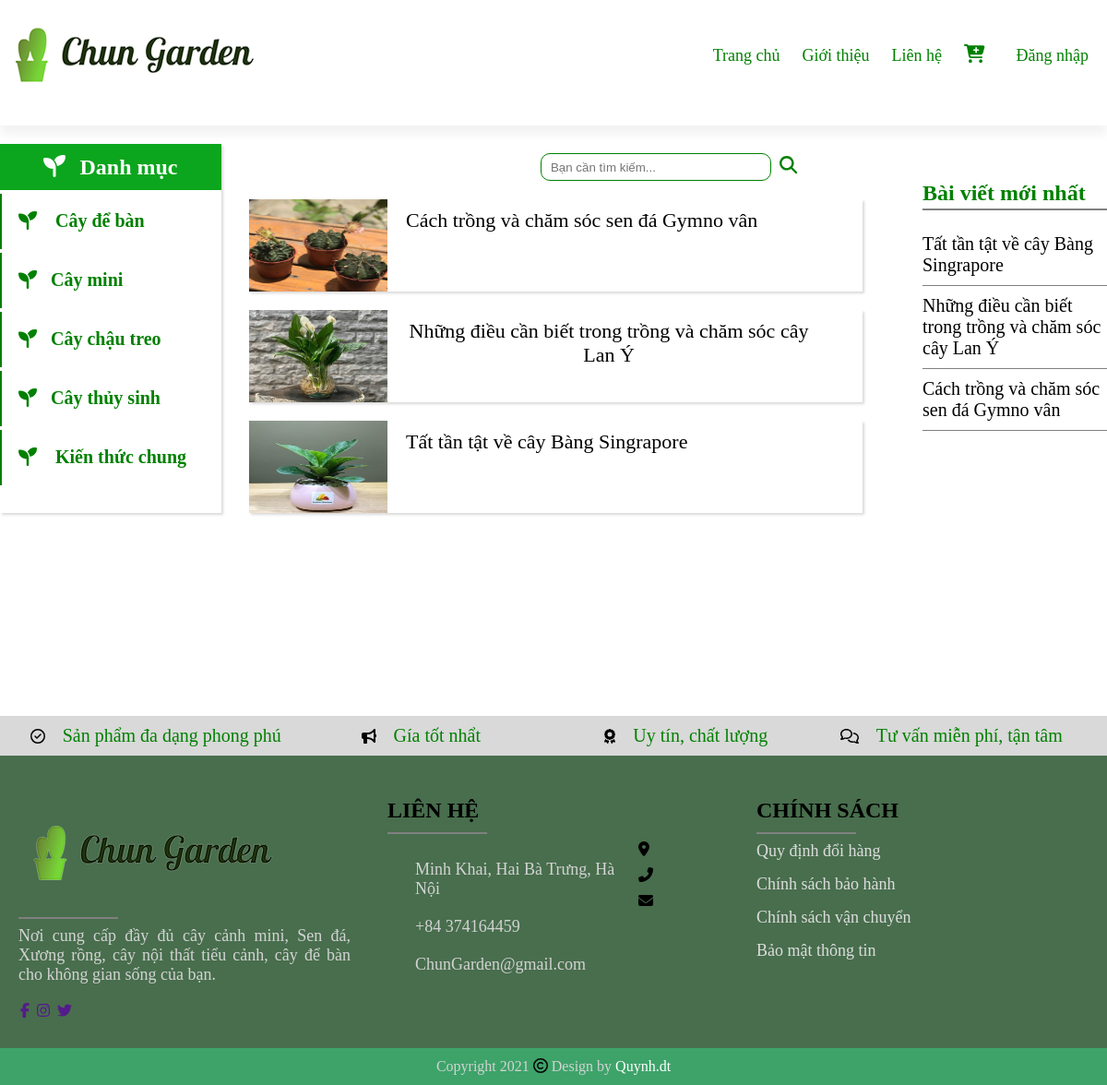
Page /customer/modules/post/list.php on the committed database.
### tables this page shows
CREATE TABLE `post` (
  `id_Post` int(11) NOT NULL,
  `date_post` timestamp NOT NULL DEFAULT current_timestamp() ON UPDATE current_timestamp(),
  `pic` varchar(255) NOT NULL,
  `title` varchar(255) DEFAULT NULL,
  `body` text NOT NULL,
  `status_post` tinyint(1) NOT NULL
);

### customer/modules/post/list.php (the view, shortened to what this page needs)
<?php
require_once ('layout/headerCus.php');
?>
<?php
$sql="SELECT id_Post,date_post,pic,title,body FROM Post WHERE status_post=0";
$result=mysqli_query($conn,$sql);
?>
<div class="search">
	<form class="content_search">
		<input type="text" name="kw" placeholder="Bạn cần tìm kiếm...">
		<button type="submit" ><i class="fas fa-search"></i></button>
	</form>
</div>
	<div class="text">
			<?php
				$total=mysqli_num_rows($result);
				$count=0;
				while($count != $total){ ?>
						<?php  while ($row=mysqli_fetch_assoc($result)) {
							$count++;
							$id=$row['id_Post'];
							?>
							<div class="post">
							<div class="picture">
								<img src="<?php echo $row['pic'] ?>" alt="anh">
							</div>
							<div class="title">
								<a href="index.php?module=post&action=view_post&id=<?php echo $id ?>">
									<?php echo $row['title'] ?>
								</a>
							</div>
							</div>
						<?php
						}  ?>
				<?php } ?>
	</div>
	<div class="danhsach">
		<h2>Bài viết mới nhất</h2>
		<div class="bar_post">
			<?php
			$sql.=" ORDER BY id_Post DESC LIMIT 7";
			$result=mysqli_query($conn,$sql);
			$total=mysqli_num_rows($result);
			$i=0;
			while($i != $total){
				while ($row=mysqli_fetch_assoc($result)) {
					$i++;
					$id=$row['id_Post'];
					echo "<ul>";
						echo "<li>";
							echo "<a href='index.php?module=post&action=view_post&id=$id'> ";
								echo $row['title'];
							echo "</a>";
						echo "</li>";
					echo "</ul>";
				}
			}
			?>
		</div>
	</div>
<?php
require_once ('layout/footerCus.php');
?>

### customer/layout/style.css (style rules this page uses)
* { padding: 0; margin: auto; box-sizing:border-box; border-collapse: collapse; }
.content_search input { width: 250px; height: 30px; border:1px solid green; border-radius: 10px; outline: none; padding-left: 10px; }
.content_search button { margin-left: 5px; color: green; border: none; font-size: larger; background: white; }
.search { margin-top: 30px; }

### customer/modules/post/list.php (style rules this page uses)
.text { margin-top: 20px; margin-left: 20px; float: left; width: 70%; }
.text .post { box-shadow: rgba(0, 0, 0, 0.15) 1.95px 1.95px 2.6px; width: 100%; }
.post { margin-bottom:20px; height: 100px; }
.text .title a { text-decoration: none; padding-left: 20px; font-size: 22px; color: black; float: left; }
.picture img { height: 100px; width: 150px; }
.picture { float: left; }
.title { height: 100px; width: 460px; float: left; padding: 10px 0; }
.danhsach { float: right; width: 200px; position: relative; text-align: left; }
.danhsach h2 { color: green; }
.danhsach h2:before { position: absolute; top: 30px; content: ''; height: 2px; width: 100%; background: grey; }
.bar_post { margin-top: 20px; }
.bar_post ul { border-bottom: 1px solid grey; padding: 10px 0; }
.bar_post ul li { list-style-type: none; }
.bar_post ul li a { font-size: 20px; text-decoration: none; color: black; margin: 10px 0; }

### rows in the picture
post: pic (picture), title "Cách trồng và chăm sóc sen đá Gymno vân"
post: pic (picture), title "Những điều cần biết trong trồng và chăm sóc cây Lan Ý"
post: pic (picture), title "Tất tần tật về cây Bàng Singrapore"
